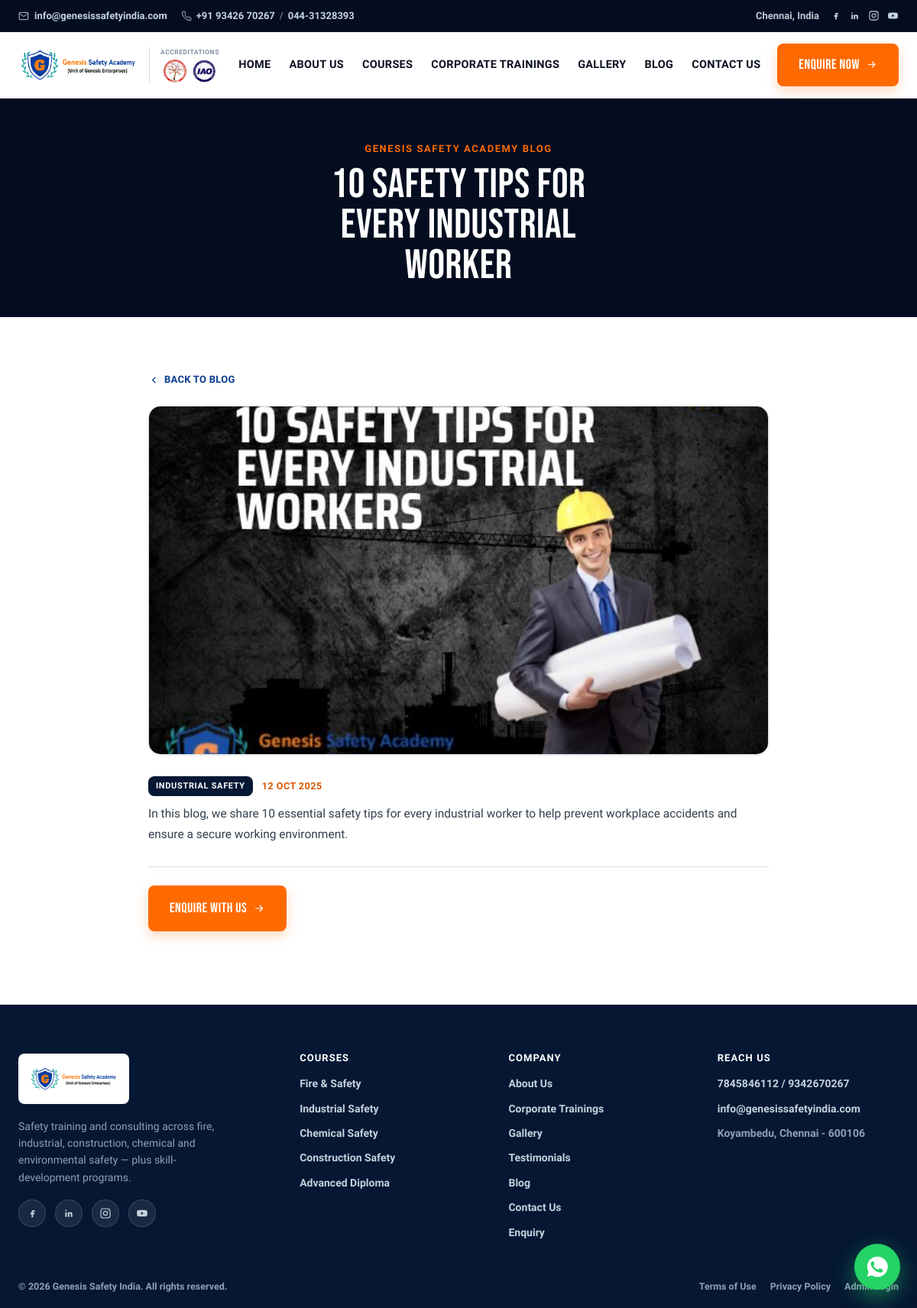
Page /blog-post.php?slug=industrial-safety-tips on the committed database.
### tables this page shows
CREATE TABLE IF NOT EXISTS blog_posts (
  id INT AUTO_INCREMENT PRIMARY KEY,
  slug VARCHAR(160) NOT NULL UNIQUE,
  title VARCHAR(255) NOT NULL,
  category VARCHAR(80) DEFAULT NULL,
  post_date DATE NOT NULL,
  image_path VARCHAR(255) DEFAULT NULL,
  excerpt VARCHAR(400) DEFAULT NULL,
  seo_keywords VARCHAR(400) DEFAULT NULL,
  body MEDIUMTEXT NOT NULL,
  created_at TIMESTAMP DEFAULT CURRENT_TIMESTAMP,
  updated_at TIMESTAMP DEFAULT CURRENT_TIMESTAMP ON UPDATE CURRENT_TIMESTAMP
);

### includes/db.php (called while the page is built, shortened)
<?php
function db(): PDO {
    static $pdo = null;
    if ($pdo === null) {
        $dsn = 'mysql:host=' . DB_HOST . ';dbname=' . DB_NAME . ';charset=utf8mb4';
        try {
            $pdo = new PDO($dsn, DB_USER, DB_PASS, [
                PDO::ATTR_ERRMODE => PDO::ERRMODE_EXCEPTION,
                PDO::ATTR_DEFAULT_FETCH_MODE => PDO::FETCH_ASSOC,
            ]);
        } catch (PDOException $e) {
            http_response_code(500);
            die('Database connection failed. Check config.php credentials. (' . htmlspecialchars($e->getMessage()) . ')');
        }
    }
    return $pdo;
}

### includes/functions.php (called while the page is built, shortened)
<?php
function h(?string $value): string {
    return htmlspecialchars($value ?? '', ENT_QUOTES, 'UTF-8');
}
function format_date_pretty(string $dateStr): string {
    $ts = strtotime($dateStr);
    return $ts ? date('d M Y', $ts) : $dateStr;
}

### blog-post.php (the view, shortened to what this page needs)
<?php
require_once __DIR__ . '/includes/db.php';
require_once __DIR__ . '/includes/functions.php';
$slug = $_GET['slug'] ?? '';
$stmt = db()->prepare('SELECT * FROM blog_posts WHERE slug = :slug LIMIT 1');
$stmt->execute(['slug' => $slug]);
$post = $stmt->fetch();
require __DIR__ . '/includes/site-header.php';
?>
<section class="page-header">
  <div class="container">
    <span class="eyebrow">Genesis Safety Academy Blog</span>
    <h1><?= h($post['title']) ?></h1>
  </div>
</section>
<article class="blog-article-section">
  <a href="blog.php" class="blog-back-link">
    <svg width="15" height="15" viewBox="0 0 24 24" fill="none" stroke="currentColor" stroke-width="2"><path d="M15 18l-6-6 6-6"/></svg>
    Back to Blog
  </a>
  <?php if (!empty($post['image_path'])): ?>
  <div class="blog-article-media">
    <img src="<?= h($post['image_path']) ?>" alt="<?= h($post['title']) ?>" />
  </div>
  <?php endif; ?>
  <div class="blog-article-meta">
    <?php if (!empty($post['category'])): ?><span class="blog-article-tag"><?= h($post['category']) ?></span><?php endif; ?>
    <span class="blog-article-date"><?= h(format_date_pretty($post['post_date'])) ?></span>
  </div>
  <div class="blog-article-body">
    <?= $post['body']  ?>
    <div class="blog-article-cta">
      <a href="enquiry.html" class="btn btn-flame">Enquire With Us
        <svg width="16" height="16" viewBox="0 0 24 24" fill="none" stroke="currentColor" stroke-width="1.8"><path d="M5 12h14M13 6l6 6-6 6"/></svg>
      </a>
    </div>
  </div>
</article>
<?php require __DIR__ . '/includes/site-footer.php'; ?>

### styles.css (style rules this page uses)
:root { --ink: #0a121f; --color-text: #0a121f; --color-bg: #ffffff; --color-surface: #eef2f7; --color-accent: #0a3d8f; --color-accent-100: #e6edf8; --color-accent-300: #9db8e0; --color-accent-600: #0a3d8f; --color-accent-700: #082f6e; --color-accent-800: #06234f; --color-accent-900: #051733; --navy-950: #030d1f; --flame: #ff6a00; --flame-600: #d65600; --flame-100: #ffe7d3; --wa: #25d366; --color-divider: #d7dee7; --footer-bg: #051733; --font-heading: 'Bebas Neue', 'Barlow Condensed', system-ui, sans-serif; --font-body: 'Source Sans 3', system-ui, sans-serif; --r-sm: 8px; --r-md: 12px; --r-lg: 16px; --r-pill: 999px; --shadow-sm: 0 1px 3px rgba(5, 23, 51, 0.10); --shadow-md: 0 6px 16px rgba(5, 23, 51, 0.12); --shadow-lg: 0 20px 40px rgba(5, 23, 51, 0.16); --shadow-flame: 0 6px 16px rgba(255, 106, 0, 0.25); }
* { margin: 0; padding: 0; box-sizing: border-box; }
html { scroll-behavior: smooth; }
body { font-family: var(--font-body); color: var(--color-text); background: var(--color-bg); font-size: 16px; line-height: 1.6; overflow-x: hidden; }
h1, h2, h3, h4, h5 { font-family: var(--font-heading); font-weight: 400; line-height: 0.98; letter-spacing: 0.01em; text-transform: uppercase; margin: 0; }
img { max-width: 100%; display: block; }
a { text-decoration: none; color: inherit; }
button, a { touch-action: manipulation; }
.container { width: 100%; max-width: 1240px; margin: 0 auto; padding: 0 24px; }
.btn { display: inline-flex; align-items: center; justify-content: center; gap: 8px; min-height: 48px; padding: 12px 26px; font-family: var(--font-heading); font-weight: 400; font-size: 18px; letter-spacing: 0.03em; text-transform: uppercase; border: 2px solid transparent; border-radius: var(--r-sm); transition: background 0.15s ease, border-color 0.15s ease, transform 0.15s ease, box-shadow 0.15s ease; }
.btn-flame { background: var(--flame); color: #fff; border-color: var(--flame); box-shadow: var(--shadow-flame); }
.eyebrow { display: block; font-family: var(--font-body); font-weight: 700; font-size: 13px; letter-spacing: .12em; text-transform: uppercase; color: var(--color-accent); margin-bottom: 10px; }
.page-header { background: var(--navy-950); padding: 56px 0 40px; text-align: center; }
.page-header .eyebrow { color: var(--flame); }
.page-header h1 { color: #fff; font-size: clamp(32px, 4.6vw, 54px); max-width: 20ch; margin: 0 auto; }
.blog-article-section { max-width: 860px; margin: 0 auto; padding: 72px 24px 0; }
.blog-article-section:last-of-type { padding-bottom: 96px; }
.blog-article-media { aspect-ratio: 16/9; overflow: hidden; border-radius: var(--r-lg); border: 1px solid var(--color-divider); box-shadow: var(--shadow-sm); margin-bottom: 28px; }
.blog-article-media img { width: 100%; height: 100%; object-fit: cover; }
.blog-article-meta { display: flex; align-items: center; gap: 12px; margin-bottom: 10px; }
.blog-article-date { font-family: var(--font-body); font-weight: 700; font-size: 12.5px; color: var(--flame-600); letter-spacing: .04em; text-transform: uppercase; }
.blog-article-tag { font-family: var(--font-body); font-weight: 700; font-size: 11px; letter-spacing: .06em; text-transform: uppercase; color: #fff; background: var(--color-accent-900); padding: 4px 10px; border-radius: var(--r-sm); }
.blog-article-body { font-size: 15.5px; line-height: 1.75; color: #333f4d; }
.blog-article-body p { margin-bottom: 16px; }
.blog-article-cta { margin-top: 28px; padding-top: 24px; border-top: 1px solid var(--color-divider); }
.blog-back-link { display: inline-flex; align-items: center; gap: 6px; margin-bottom: 24px; font-family: var(--font-body); font-weight: 700; font-size: 13px; color: var(--color-accent); text-transform: uppercase; letter-spacing: 0.02em; }

### rows in the picture
blog_posts: title "10 SAFETY TIPS FOR EVERY INDUSTRIAL WORKER", image_path (picture), category "INDUSTRIAL SAFETY", post_date "12 OCT 2025", body "In this blog, we share 10 essential safety tips for every industrial worker to help prevent workplace accidents and ensure a secure working environment."
